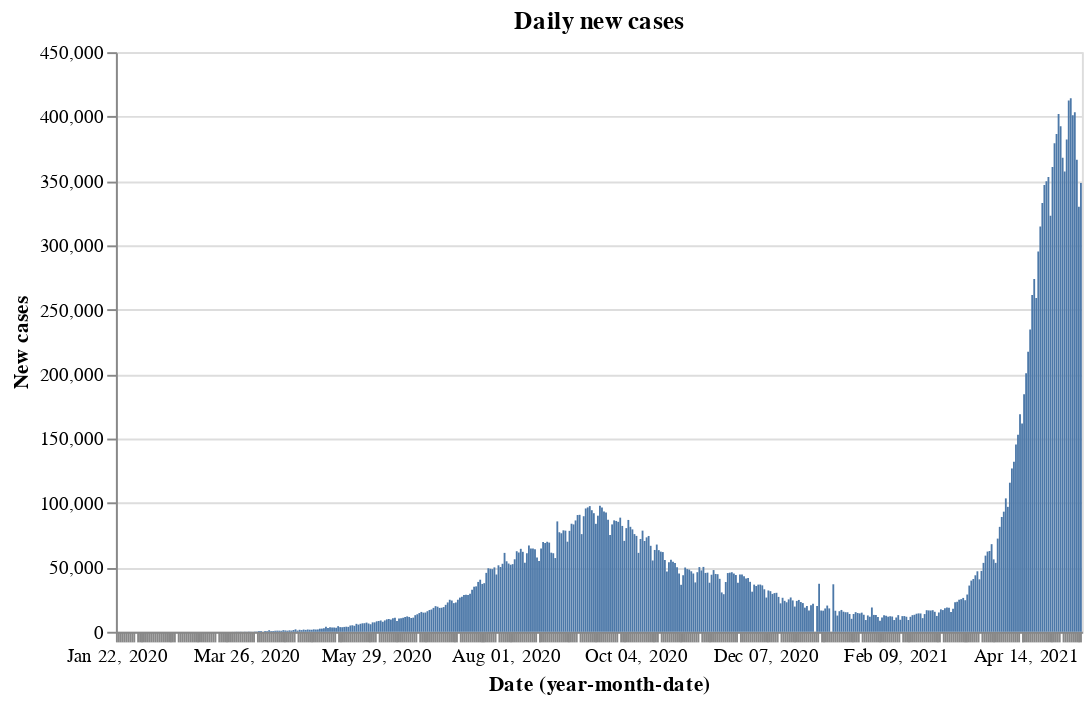

The notebook cell saved with this chart:
### Code cell
red = alt.value("#f54242")
base.encode(y='New cases').properties(title='Daily new cases')

### Figure 1 — Vega-Lite specification as saved in the notebook (floating-point values rounded to 4 significant figures; data arrays with more than 128 entries replaced by an {"elided": "..."} marker saying what was removed)
{"config": {"view": {"continuousWidth": 400, "continuousHeight": 300}}, "data": {"name": "data-eedb90cc33c541d9c7c5df9905b02b0a"}, "mark": "bar", "encoding": {"x": {"type": "ordinal", "field": "Date", "timeUnit": "yearmonthdate"}, "y": {"type": "quantitative", "field": "New cases"}}, "title": "Daily new cases", "width": 500, "$schema": "https://vega.github.io/schema/vega-lite/v4.8.1.json", "datasets": {"data-eedb90cc33c541d9c7c5df9905b02b0a": {"elided": "476 records"}}}
